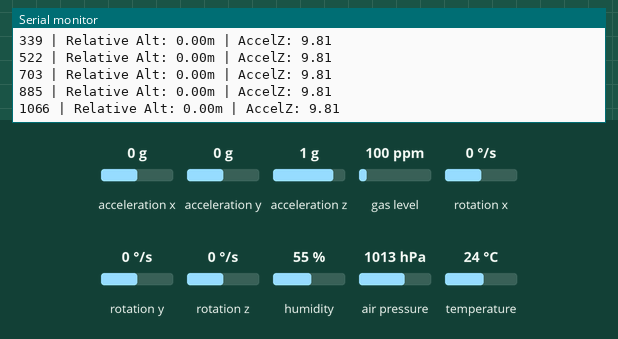
A sketch run on a simulated Arduino Uno, built with avr-gcc and run on an emulated ATmega328P. On the bench: the last lines printed to the serial monitor. Inputs (shaded band) come from the test bench; at power-on: acceleration x 0 g, acceleration y 0 g, acceleration z 1 g, air pressure 1013 hPa, rotation x 0 °/s, gas level 100 ppm, rotation y 0 °/s, rotation z 0 °/s, humidity 55 %, temperature 24 °C. Storage starts empty.

Above: at 5.9 s.
6.0 s: acceleration x set to -1.4 g
At 6.13 s:
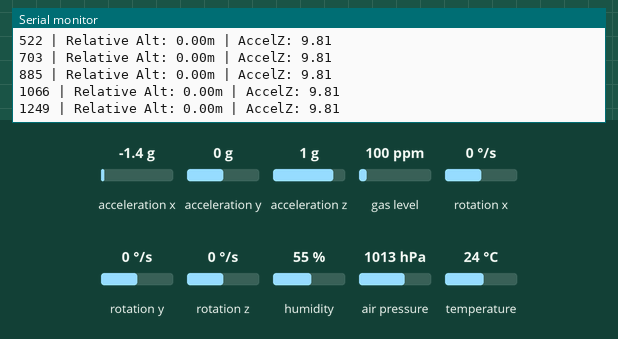
7.5 s: acceleration y set to -1.4 g
At 7.58 s:
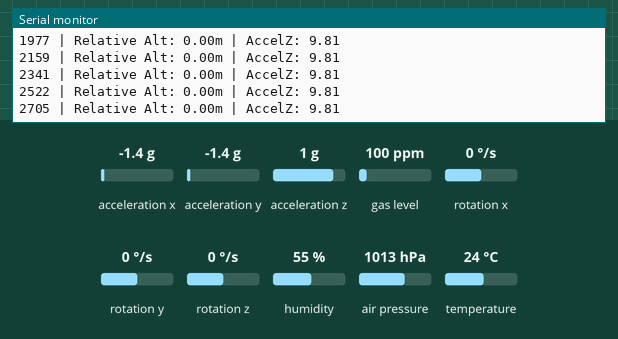
9.0 s: acceleration z set to -1.4 g
At 9.04 s:
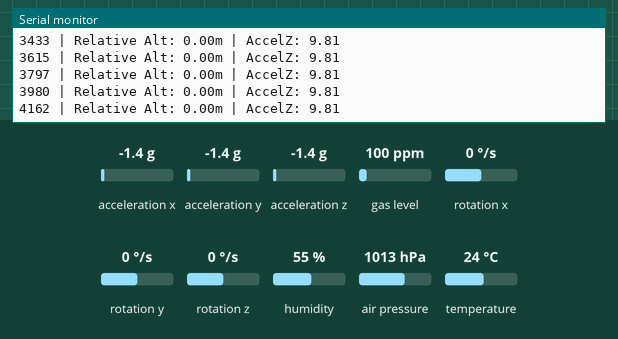
10.5 s: air pressure set to 952 hPa
At 10.5 s:
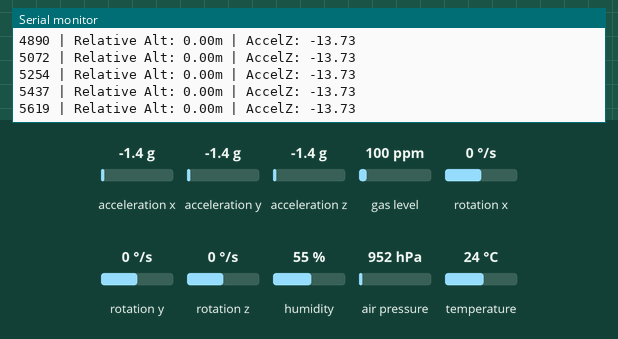
12.0 s: rotation x set to -192 °/s
At 12.14 s:
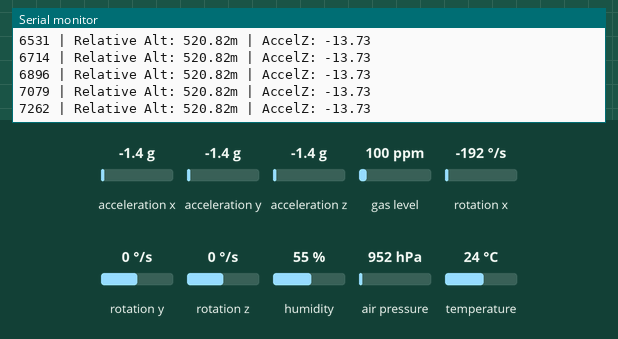
Timing chart, 0 to 14.5 s (numbered marks = the images above; inputs shaded):
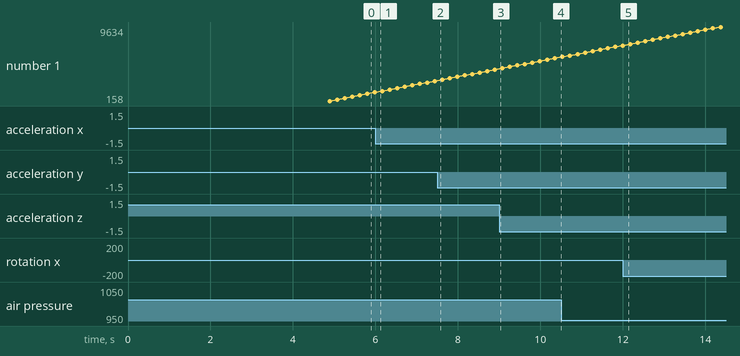

Measured:
- plotted number 1: 1249 → 2705 after the input at 6.0 s, 2705 → 4162 after the input at 7.5 s, 4162 → 5619 after the input at 9.0 s, 5619 → 7262 after the input at 10.5 s, 7262 → 9634 after the input at 12.0 s

The sketch:

workingcode.ino
```cpp
// Project Apogee — Flight Computer
// Hardened Passive Telemetry Logger (Tare Calibration Method)
// Sensors: BMP388 (I2C), MPU-6050 (I2C), MicroSD (SPI)

#include <Wire.h>
#include <SPI.h>
#include <SD.h>
#include <Adafruit_Sensor.h>
#include <Adafruit_BMP3XX.h>
#include <Adafruit_MPU6050.h>

const int chipSelect = 4; // Verify if your CS is 4 or 10

Adafruit_BMP3XX bmp;
Adafruit_MPU6050 mpu;
File dataFile;

unsigned long startTime;
unsigned long lastFlushTime = 0;
float groundOffset = 0; // This will hold your exact desk height token

void setup() {
  Serial.begin(115200);

  Wire.begin();
  Wire.setClock(400000);

  if (!bmp.begin_I2C()) { while (1); }
  bmp.setTemperatureOversampling(BMP3_OVERSAMPLING_8X);
  bmp.setPressureOversampling(BMP3_OVERSAMPLING_4X);
  bmp.setIIRFilterCoeff(BMP3_IIR_FILTER_COEFF_3);
  bmp.setOutputDataRate(BMP3_ODR_50_HZ);

  if (!mpu.begin()) { while (1); }
  mpu.setAccelerometerRange(MPU6050_RANGE_16_G);
  mpu.setGyroRange(MPU6050_RANGE_500_DEG);
  mpu.setFilterBandwidth(MPU6050_BAND_21_HZ);

  if (!SD.begin(chipSelect)) { while (1); }

  dataFile = SD.open("data.csv", FILE_WRITE);
  if (dataFile) {
    dataFile.println(F("time_ms,relative_alt_m,accel_x,accel_y,accel_z,gyro_x,gyro_y,gyro_z"));
  } else {
    while (1);
  }

  // Warm up and let the sensor stabilize
  delay(1000);

  // TARE CALIBRATION: Average 20 raw readings for a bulletproof baseline
  float totalAltitude = 0;
  int validReadings = 0;

  while (validReadings < 20) {
    if (bmp.performReading()) {
      totalAltitude += bmp.readAltitude(1013.25); // Get raw altitude calculation
      validReadings++;
      delay(30);
    }
  }
  groundOffset = totalAltitude / 20.0; // Lock in your exact desk baseline

  startTime = millis();
}

void loop() {
  if (!bmp.performReading()) { return; }

  // Get raw altitude and subtract the baseline to force a perfect 0.00
  float rawAltitude = bmp.readAltitude(1013.25);
  float relativeAltitude = rawAltitude - groundOffset;

  sensors_event_t a, g, temp;
  mpu.getEvent(&a, &g, &temp);

  unsigned long timestamp = millis() - startTime;

  // Log directly to SD card
  dataFile.print(timestamp);           dataFile.print(',');
  dataFile.print(relativeAltitude, 2); dataFile.print(',');
  dataFile.print(a.acceleration.x, 2); dataFile.print(',');
  dataFile.print(a.acceleration.y, 2); dataFile.print(',');
  dataFile.print(a.acceleration.z, 2); dataFile.print(',');
  dataFile.print(g.gyro.x, 2);         dataFile.print(',');
  dataFile.print(g.gyro.y, 2);         dataFile.print(',');
  dataFile.println(g.gyro.z, 2);

  if (millis() - lastFlushTime >= 500) {
    dataFile.flush();
    lastFlushTime = millis();
  }

  // Monitor relative altitude locally
  Serial.print(timestamp);
  Serial.print(F(" | Relative Alt: "));
  Serial.print(relativeAltitude, 2);
  Serial.print(F("m | AccelZ: "));
  Serial.println(a.acceleration.z, 2);

  delay(20);
}
```
